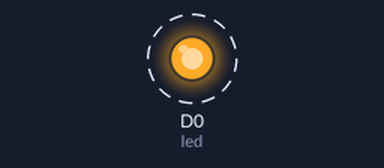
A sketch run on a simulated ESP8266 (NodeMCU). On the bench: output pins drawn as LEDs (lit = HIGH). Dashed ring = blinking. What the sketch prints to the serial monitor is not drawn.

Above: at 0.5 s.
Timing chart, 0 to 4.6 s (numbered marks = the images above):
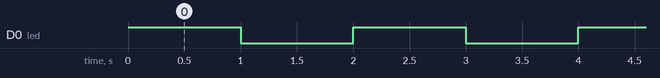

Measured:
- by itself, D0 (led): alternates HIGH for 1.0 s and LOW for 1.0 s

The sketch:

ledBlink.ino
```cpp
int led = D0;

void setup() {
  // put your setup code here, to run once:

  // Begin the serial communication.
  Serial.begin(9600);
  pinMode(led,OUTPUT);


}

void loop() {
  // put your main code here, to run repeatedly:

  digitalWrite(led,1);
  Serial.println("ON");
  delay(1000);
  digitalWrite(led,0);
  Serial.println("OFF");
  delay(1000);
}
```
